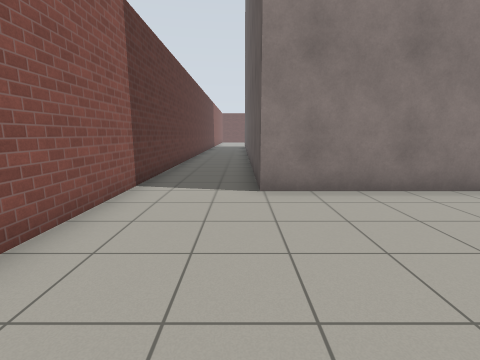
view 1 (above)

24 first-person views from a walk through a robot-simulator world made for Gazebo. The camera is 1.2 m above the floor, tilts 10° down and sees 85° across. The floor is counted in squares, 1 m on a side. Each view is taken from the middle of a square. On the plan, view 1 faces up. The plan holds only what a view shows up to about 12 squares ahead; the rest is blank. Gazebo's built-in surfaces are drawn with simple patterns.

view 2
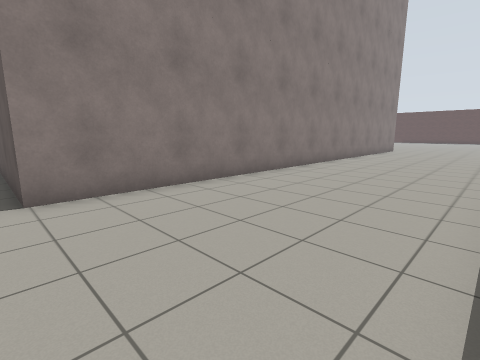

view 3
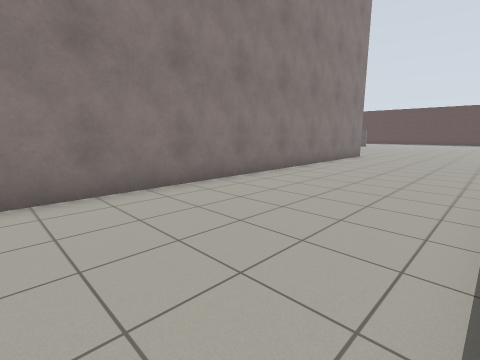

view 4
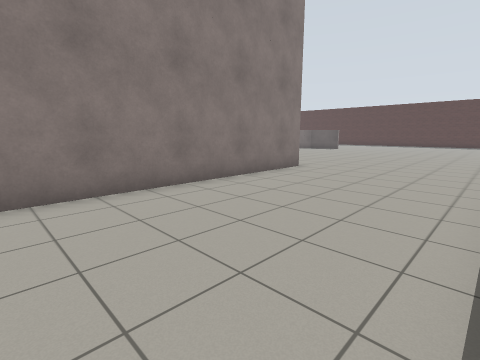

view 5
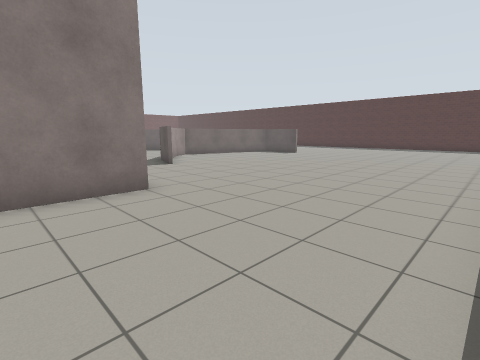

view 6
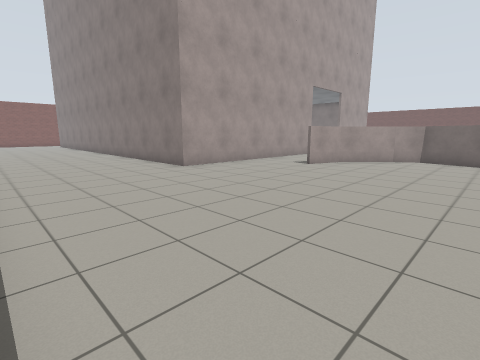

view 7
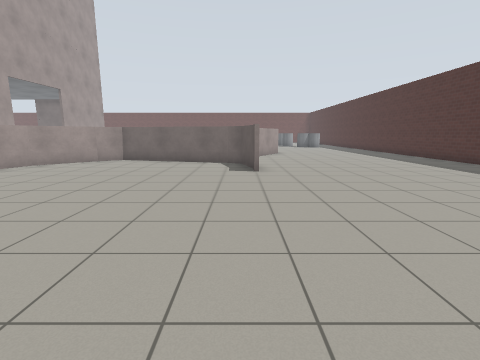

view 8
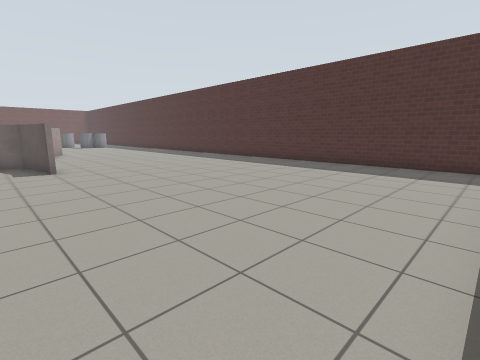

view 9
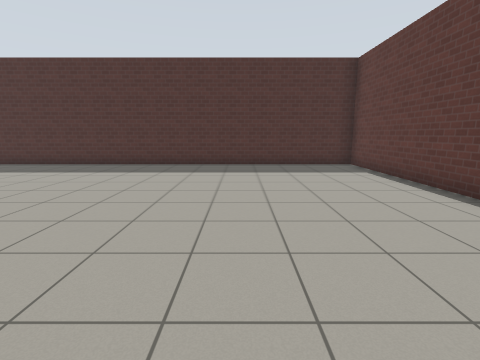

view 10
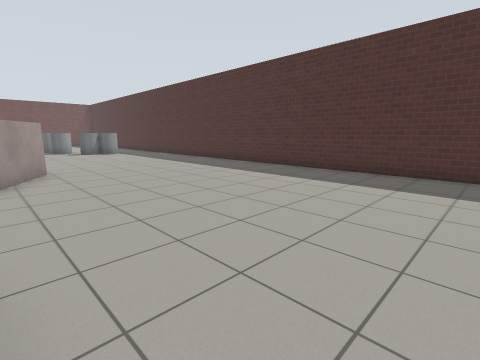

view 11
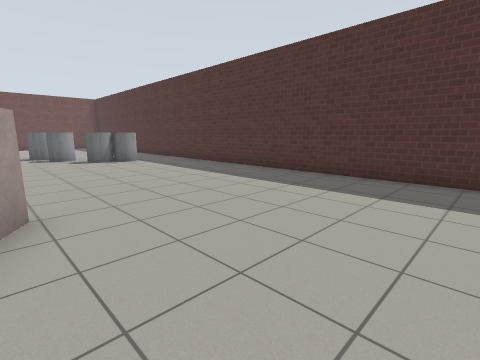

view 12
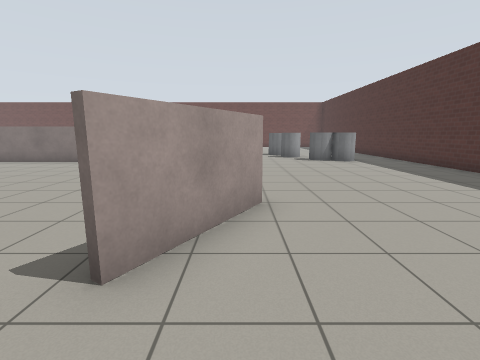

view 13
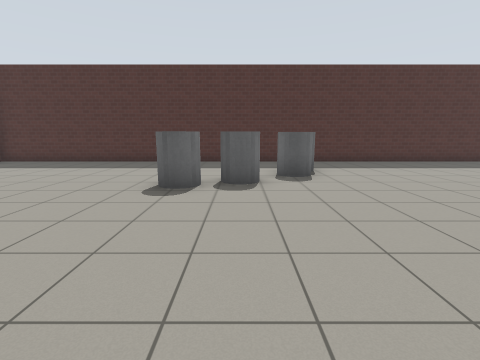

view 14
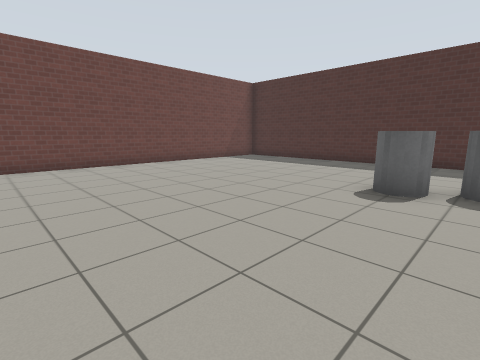

view 15
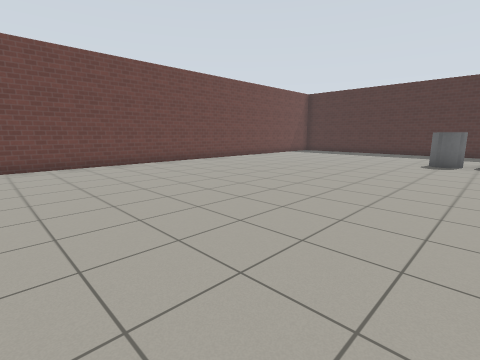

view 16
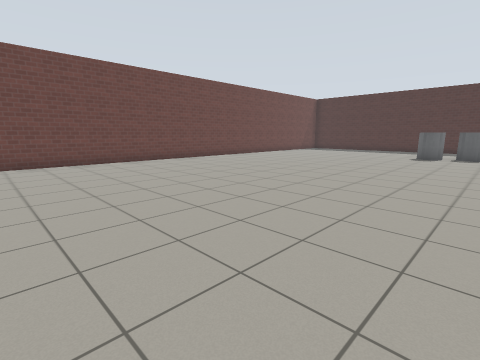

view 17
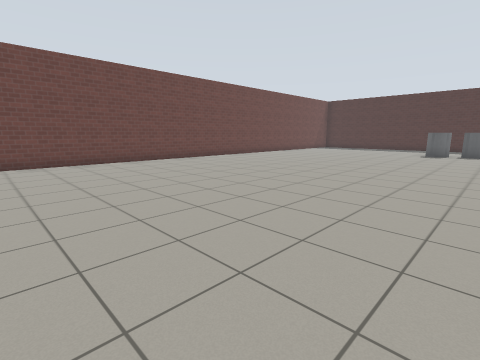

view 18
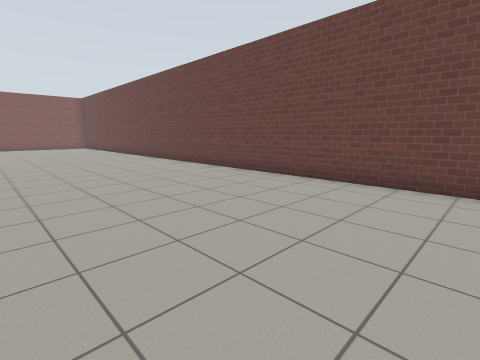

view 19
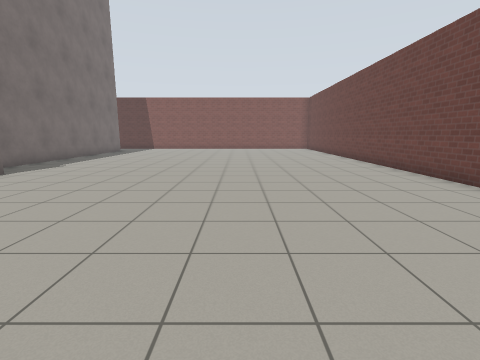

view 20
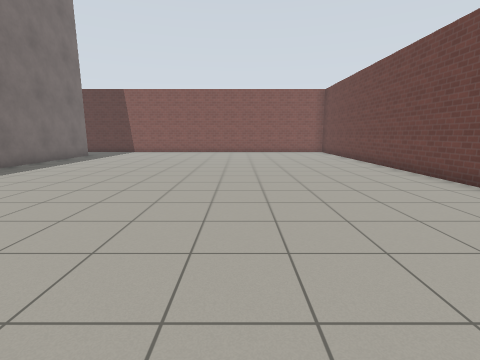

view 21
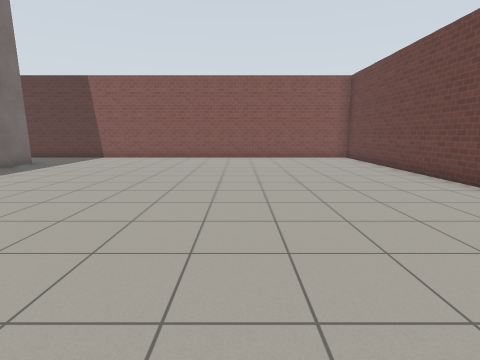

view 22
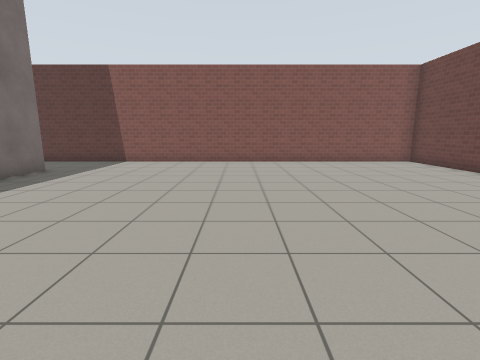

view 23
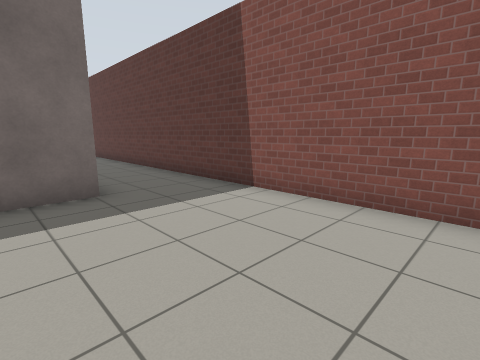

view 24
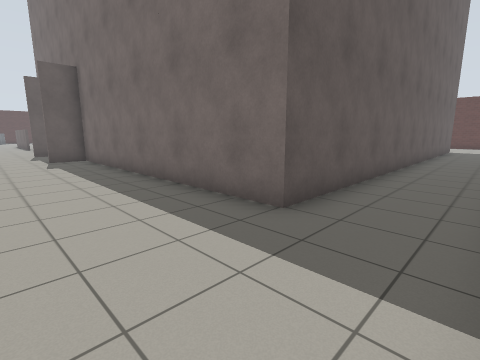

### Floor plan
Points are (right, up) in squares from view 1. A wall is a line through its corners. A room is listed if a view was taken in it or the views show most of it. See-through windows are left out.
Room 1 (views 1, 2, 3, 4, 5, 6, 7, 8, 9, 10, 11, 12, 13, 14, 15, 16, 17, 18, 19, 20, 21, 22, 23, 24)
walls: (25.7, 12.6) (24.1, 11) (23.5, 9.3); (34.4, 17.6) (32.9, 14.9); (20.6, 9) (20.6, 5.4) (0.4, 5.4) (0.4, 23.6) (11.2, 23.6) (11.2, 25); (31.6, 11.9) (26.6, 13.1) (25.6, 12.6); (32.5, 10) (32.1, 11.6) (31.4, 12); (32.5, 9.4) (32.5, 10.1); (37, 37.4) (-2.4, 37.4) (-2.4, 16.1); (-2.4, 12.1) (-2.4, 2.5); (35.7, -0.4) (41.4, -0.4) (41.4, 37.5)
ways out: opening at (22, 8.3); opening at (27.7, 22)
objects: grey cylinder (36, 27) to (37, 27); grey cylinder (36, 28) to (36, 29); grey cylinder (38, 25) to (39, 25); grey cylinder (38, 26)

Positions as (right, up) in squares from view 1, and headings:
1: (0, 0), facing up
2: (0, 0), facing up-right
3: (6, 0), facing up-right
4: (12, 0), facing up-right
5: (18, 0), facing up-right
6: (29, 0), facing up-left
7: (32, 1), facing up
8: (31, 0), facing up-right
9: (31, 4), facing right
10: (33, 8), facing up-right
11: (34, 13), facing up-right
12: (34, 13), facing up
13: (30, 27), facing right
14: (30, 27), facing up-right
15: (24, 27), facing up-right
16: (21, 26), facing up-right
17: (19, 26), facing up-right
18: (22, 31), facing up-left
19: (19, 32), facing left
20: (15, 32), facing left
21: (11, 32), facing left
22: (9, 30), facing left
23: (2, 29), facing down-left
24: (-2, 27), facing down-right
